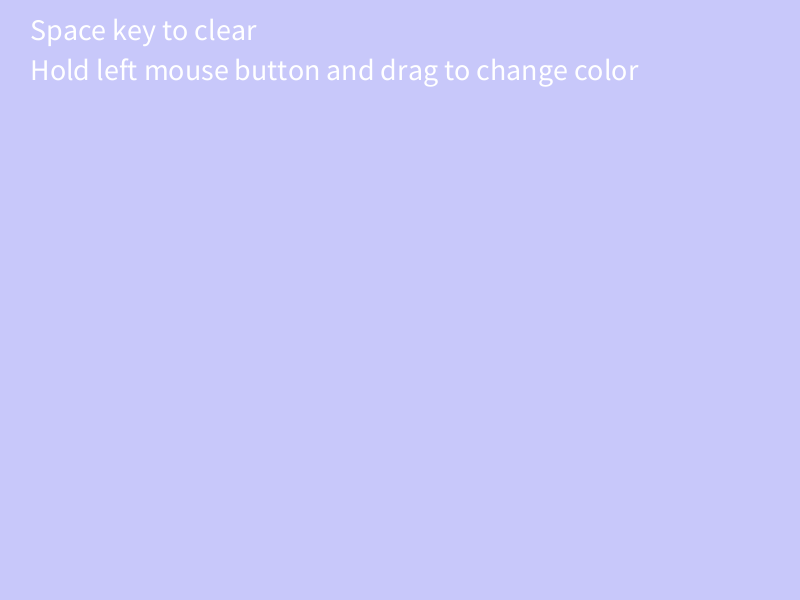
Frame 1 (no input)
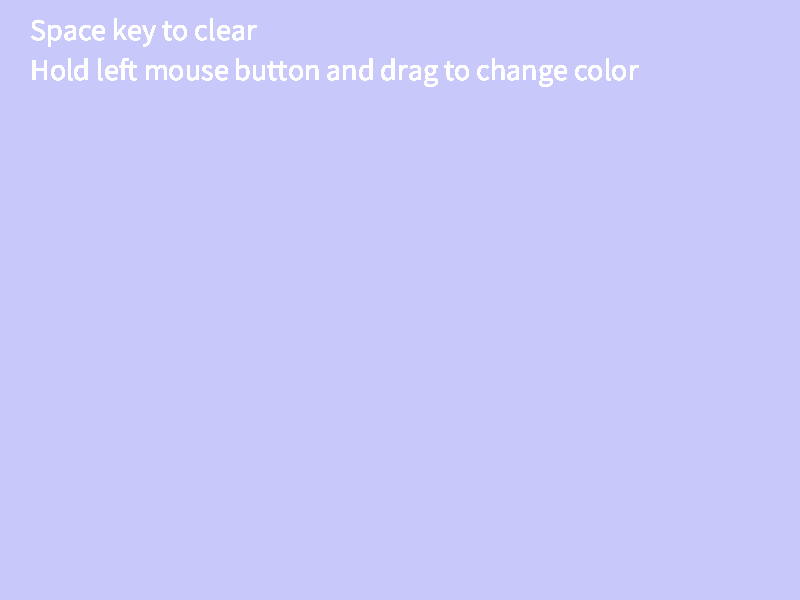
Frame 60 (the mouse pressed at the canvas centre just before this capture)
Frame 120 (the mouse held since frame 60 and released just before this capture): identical to frame 60, image omitted

The Processing sketch that drew these frames (run headless with seeded random() and noise(); from frame 60 on, the mouse is pressed at the canvas centre):

// Processing sketch: processing_71485
// ── processing_71485.pde

int x = 255;
int y = 255;
void setup()
{
  background(200,200,250);
  size(800,600);
  smooth();

}
void draw()
{
  noStroke();
  textSize(30);
  text("Space key to clear",30,40);
  text("Hold left mouse button and drag to change color",30,80);
}

void mouseDragged()
{
  
  fill(x,120,120,20);
  rect(0,0,800,600);
  x = x - 10;
  if(x < 0)
  {
    x = 255;
  }
}
void mouseMoved()
{
  fill(120,x,y);
  ellipse(mouseX,mouseY,70,70);
   y = y + 1;
}
void keyPressed()
{
  if (key == ' ')
  {
    background(200,200,250);
  }
}
